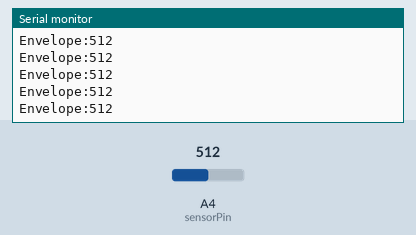
Simulated run of this sketch. Board: Arduino Uno, built with avr-gcc and run on an emulated ATmega328P. Shown: the last lines printed to the serial monitor. The inputs (shaded band) are chosen by the test bench; at power-on: A4 (sensorPin) = 512.

Above: at 1.2 s.
1.3 s: A4 (sensorPin) set to 716
At 2.0 s:
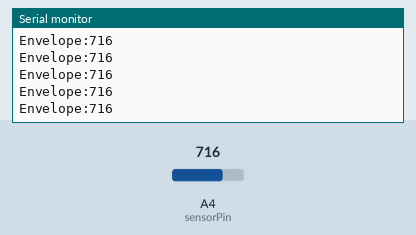
2.8 s: A4 (sensorPin) set to 900
At 3.6 s:
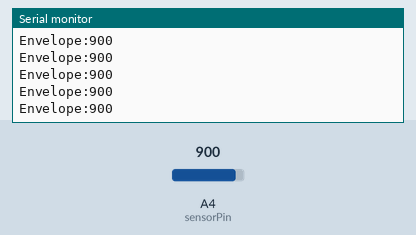
Timing chart, 0 to 5.8 s (numbered marks = the images above; inputs shaded):
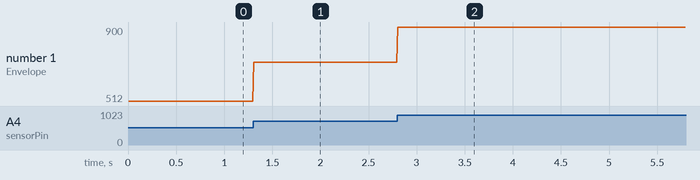

Measured:
- after the input at 1.3 s, the serial monitor: prints a new line at once (image 1)
- after the input at 2.8 s, the serial monitor: prints a new line at once (image 2)
- plotted number 1: 512 → 716 after the input at 1.3 s, 716 → 900 after the input at 2.8 s

The sketch:

ForearmUno.ino
```cpp
constexpr uint8_t sensorPin = A4;
constexpr unsigned long sampleIntervalMs = 10;
unsigned long lastSampleMs = 0;

void setup() {
  Serial.begin(115200);
}

void loop() {
  const unsigned long now = millis();
  if (now - lastSampleMs < sampleIntervalMs) {
    return;
  }
  lastSampleMs = now;

  Serial.print(F("Envelope:"));
  Serial.println(analogRead(sensorPin));
}
```
